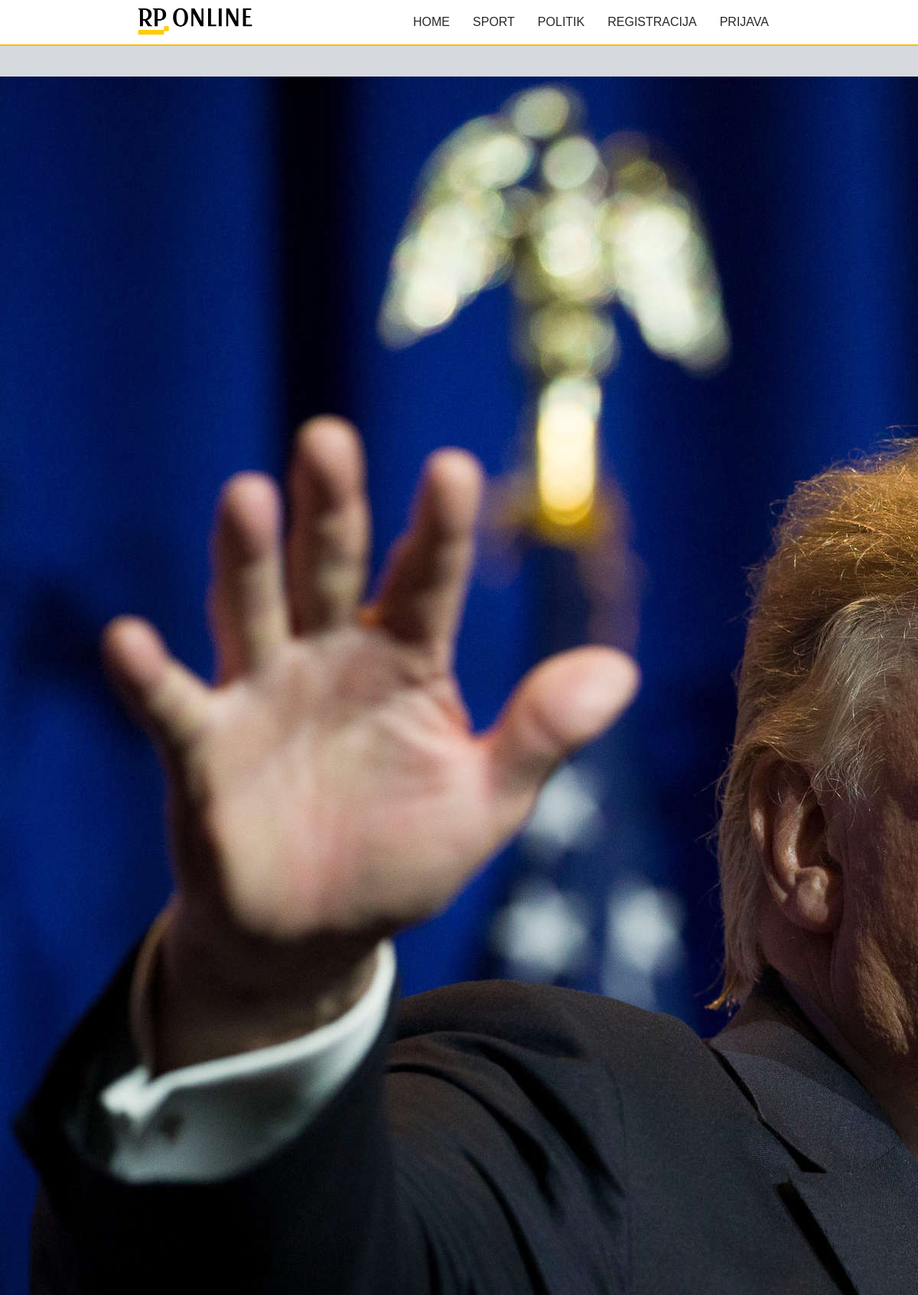
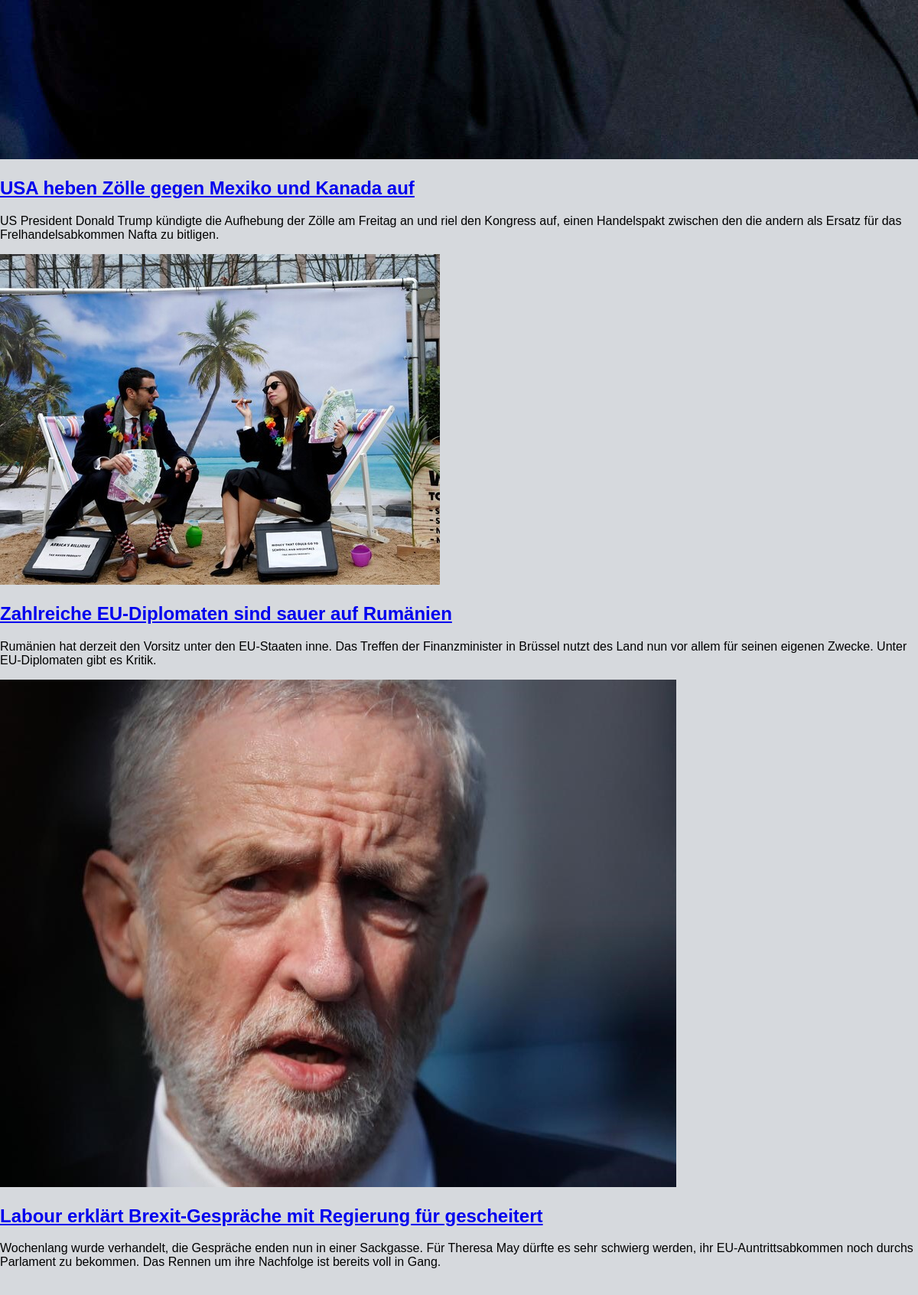
Screenshot of /politika.php (upper part) with the database file from the repository (2 pictures, top to bottom).
### tables this page shows
CREATE TABLE `archive` (
  `ID` int(11) NOT NULL,
  `date` varchar(32) NOT NULL,
  `title` varchar(64) NOT NULL,
  `summary` text NOT NULL,
  `text` text NOT NULL,
  `image` varchar(64) NOT NULL,
  `category` varchar(64) NOT NULL,
  `archive` tinyint(1) NOT NULL
);

### politika.php (the view, shortened to what this page needs)
<!DOCTYPE html>
<html lang="en">
<head>
    <link rel="stylesheet" href="style.css">
</head>
<body>
    <header id="overflow">
        <div class="wrapper" id="overflow">
            <a href="index.php"><img src="Images/logo.png" alt="logo" title="Logo"></a>
            <nav id="drop" class="clear">
                <a href="index.php">Home</a>
                <a href="kategorija.php?category=sport" id="sport">Sport</a>
                <a href="kategorija.php?category=politika" id="politik">Politik</a>
                <?php
                    if(isset($_SESSION['$username'])) {
                        echo "<a href='administracija.php'>ADMINISTRACIJA</a>";
                        echo "<a href='unos.php'>UNOS</a>";
                        echo "<a href='odjava.php'>ODJAVA</a>";
                    } else {
                        echo "<a href='registracija.php'>REGISTRACIJA</a>";
                        echo "<a href='prijava.php'>PRIJAVA</a>";
                    }
                ?>
            </nav>
        </div>
    </header>
    <main>
        <div>
        <?php
            include('connect.php');
            $query = "SELECT * FROM archive WHERE category = \"politika\" LIMIT 3";
            $result = mysqli_query($dbc, $query);
            while($row = mysqli_fetch_array($result)) {
                echo "
                    <article id='overflow'>
                        <img src=\"" .UPLPATH.$row['image']. "\">
                        <h1><a href='clanak.php?id=" .$row["ID"]."'>" .$row['title']. "</a></h1>
                        <p>" .$row['summary']. "</p>
                    </article>";
            }
        ?>
        </div>
    </main>
</body>
</html>

### style.css (style rules this page uses)
body { margin: 0; padding: 0; font-family: "Source Sans Pro" , sans-serif; background-color: #d6d9dd; }
.wrapper { max-width: 70%; width: 100%; margin: 0 auto; }
#overflow { overflow: hidden; }
header { background-color: white; border-bottom: 2px solid #ffbe00; position: fixed; z-index: 1; width: 100%; top: 0; }
header nav { float: right; }
header img { display: block; width: 150px; margin-top: 5px; padding: 5px 0; float: left; }
header nav a { display: block; text-transform: uppercase; text-decoration: none; text-align: center; color: #292929; float: left; padding: 20px 15px; font-size: 16px; }
main { position: relative; top: 100px; }

### rows the page displays
archive: image (picture), title "USA heben Zölle gegen Mexiko und Kanada auf", summary "US President Donald Trump kündigte die Aufhebung der Zölle am Freitag an und riel den Kongress auf, einen Handelspakt zwischen den die andern als Ersatz für das Frelhandelsabkommen Nafta zu bitligen."
archive: image (picture), title "Zahlreiche EU-Diplomaten sind sauer auf Rumänien", summary "Rumänien hat derzeit den Vorsitz unter den EU-Staaten inne. Das Treffen der Finanzminister in Brüssel nutzt des Land nun vor allem für seinen eigenen Zwecke. Unter EU-Diplomaten gibt es Kritik."
archive: image (picture), title "Labour erklärt Brexit-Gespräche mit Regierung für gescheitert", summary "Wochenlang wurde verhandelt, die Gespräche enden nun in einer Sackgasse. Für Theresa May dürfte es sehr schwierg werden, ihr EU-Auntrittsabkommen noch durchs Parlament zu bekommen. Das Rennen um ihre Nachfolge ist bereits voll in Gang."
